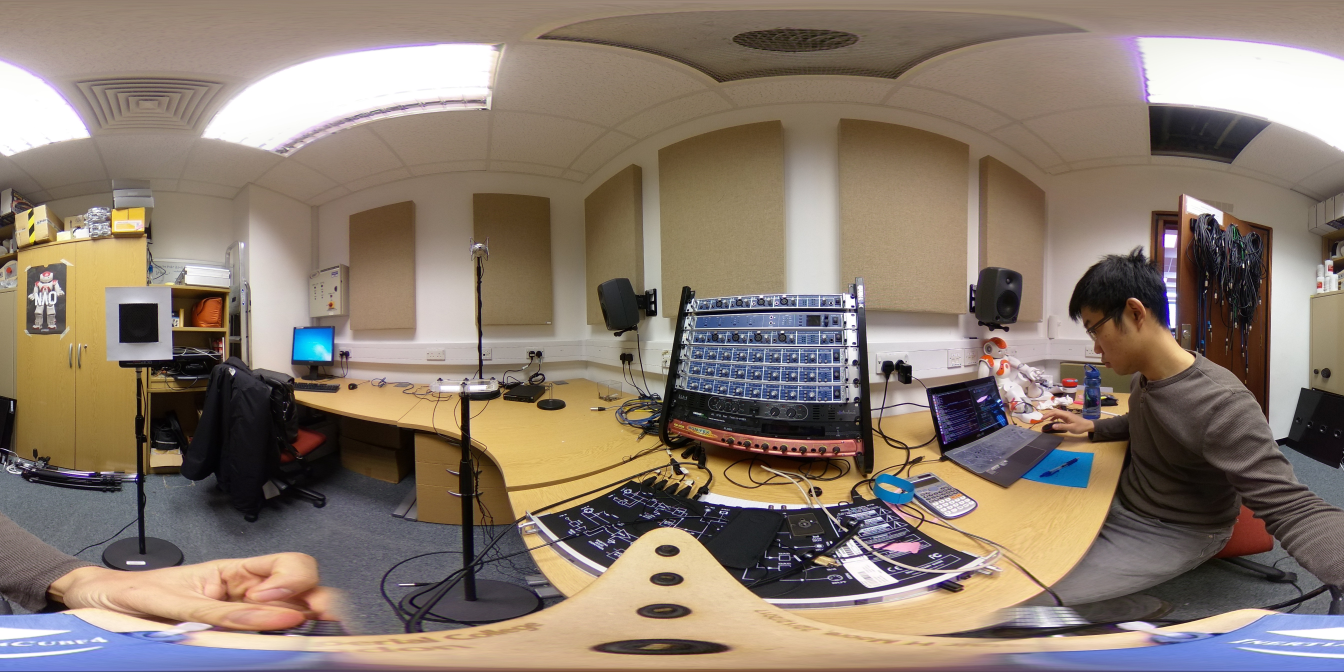
#> input picture src/images/raw_image.jpg, 5376 x 2688 px, found by its file name (shown at 1/4 size)
$ python main_cube_map_copied_sides.py   (older library calls are emulated)
#> lines starting #> are read from the running program, lines starting #| are printed output that depends on the picture
#> further down, equirectangular_img is the input picture: shape (2688, 5376, 3); mean B, G, R 110.8, 123.5, 137.9
### src/toolbox.py
######################################### Toolbox ########################################
import numpy as np
import cv2

# For remap function
from numpy import pi
from PIL import Image
import sys

# For perspective shift function:
import os

################ Global Variables ################
font = cv2.FONT_HERSHEY_SIMPLEX

################ Functions ################

######## Horizontal Plane Speaker Detection ########
# [374 lines left out: functions setEdgeParameters, getPosition, displayText, getTrueAzimuth, getTrueElevation, extendImage and 6 more, not called in this run]

######## Image Warping (For 360 Detection) ########

### For Perspective Shifts:
# https://github.com/fuenwang/Equirec2Perspec
# http://paulbourke.net/miscellaneous/sphere2persp/

class Equirectangular:
    def __init__(self, img_name):
        self._img = cv2.imread(img_name, cv2.IMREAD_COLOR)
        [self._height, self._width, _] = self._img.shape
        #cp = self._img.copy()
        #w = self._width
        #self._img[:, :w/8, :] = cp[:, 7*w/8:, :]
        #self._img[:, w/8:, :] = cp[:, :7*w/8, :]


    # [124 lines left out: functions GetPerspective, scanPerspectives, not called in this run]


### For Cube Map:
def genMapData(image_width):
	# Description: Generates the coordinates to remap equirectangular image into a cube map (Feeder for remapImage function)
	# Input: Image width
	# Output: Cube map coordinates

	in_size = [image_width, image_width * 3 / 4]
	edge = in_size[0]/4 # The length of each edge in pixels

	# Create our np arrays
	out_pix = np.zeros((in_size[1], in_size[0], 2), dtype="f4")
	xyz = np.zeros((in_size[1] * in_size[0] / 2, 3), dtype="f4")
	vals = np.zeros((in_size[1] * in_size[0] / 2, 3), dtype="i4")

	# Much faster to use an arange when we assign to to vals
	start, end = 0, 0
	rng_1 = np.arange(0, edge * 3)
	rng_2 = np.arange(edge, edge * 2)

	for i in xrange(in_size[0]):
		# 0: back
		# 1: left
		# 2: front
		# 3: right
		face = int(i / edge)
		rng = rng_1 if face == 2 else rng_2

		end += len(rng)
		vals[start:end, 0] = rng
		vals[start:end, 1] = i
		vals[start:end, 2] = face
		start = end

	# Top/bottom are special conditions
	j, i, face = vals.T
	face[j < edge] = 4  # top
	face[j >= 2 * edge] = 5  # bottom

	# Convert to image xyz
	a = 2.0 * i / edge
	b = 2.0 * j / edge
	one_arr = np.ones(len(a))
	for k in range(6):
		face_idx = face == k

		# Using the face_idx version of each is 50% quicker
		one_arr_idx = one_arr[face_idx]
		a_idx = a[face_idx]
		b_idx = b[face_idx]

		if k == 0:
			vals_to_use =  [-one_arr_idx, 1.0 - a_idx, 3.0 - b_idx]
		elif k == 1:
			vals_to_use =  [a_idx - 3.0, -one_arr_idx, 3.0 - b_idx]
		elif k == 2:
			vals_to_use =  [one_arr_idx, a_idx - 5.0, 3.0 - b_idx]
		elif k == 3:
			vals_to_use =  [7.0 - a_idx, one_arr_idx, 3.0 - b_idx]
		elif k == 4:
			vals_to_use =  [b_idx - 1.0, a_idx - 5.0, one_arr_idx]
		elif k == 5:
			vals_to_use =  [5.0 - b_idx, a_idx - 5.0, -one_arr_idx]

		xyz[face_idx] = np.array(vals_to_use).T

	# Convert to theta and pi
	x, y, z = xyz.T
	theta = np.arctan2(y, x)
	r = np.sqrt(x**2 + y**2)
	phi = np.arctan2(z, r)

	# Source img coords
	uf = (2.0 * edge * (theta + pi) / pi) % in_size[0]
	uf[uf==in_size[0]] = 0.0 # Wrap to pixel 0 (much faster than modulus)
	vf = (2.0 * edge * (pi / 2 - phi) / pi)

	# Mapping matrix
	out_pix[j, i, 0] = vf
	out_pix[j, i, 1] = uf

	map_x_32 = out_pix[:, :, 1]
	map_y_32 = out_pix[:, :, 0]
	return map_x_32, map_y_32

def remapImage(img):
	# Generates a cube map image from an equirectangular image
	# Input: Image
	# Output: Cubemap Image.jpg

#> called with img = 'images/raw_image.jpg'
	imgIn = Image.open(img)
	inSize = imgIn.size
#> inSize = (5376, 2688)

	map_x_32, map_y_32 = genMapData(inSize[0])
	cubemap = cv2.remap(np.array(imgIn), map_x_32, map_y_32, cv2.INTER_LINEAR)
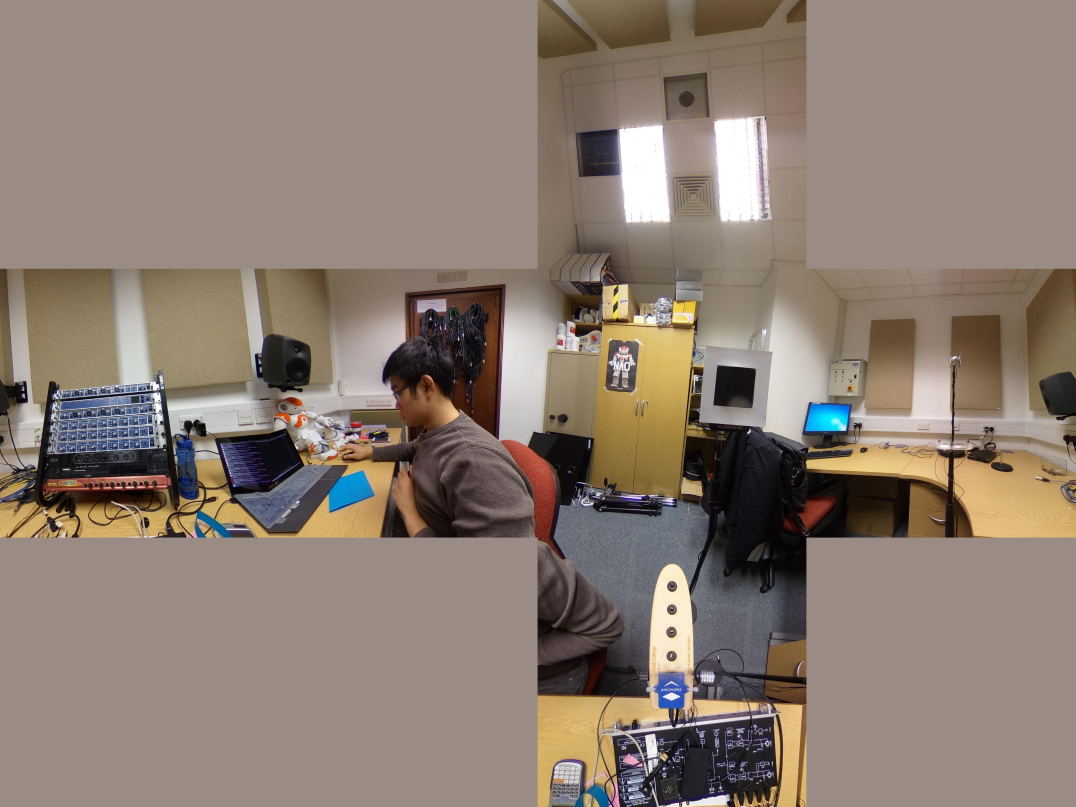
#> input picture src/images/cube_map.jpg, 5376 x 4032 px, found by its file name (shown at 1/5 size)
#> further down, cube_map is the input picture: shape (4032, 5376, 3); mean B, G, R 114.7, 125.3, 139.7

	imgOut = Image.fromarray(cubemap)
	imgOut.save("images/process/cube_map.jpg")

	# References:
	# https://pastebin.com/Eeki92Zv (key source)
	# https://stackoverflow.com/questions/29678510/convert-21-equirectangular-panorama-to-cube-map (explanation)
	# https://github.com/bingsyslab/360projection


# Unwarping:
# https://hackaday.io/project/12384-autofan-automated-control-of-air-flow/log/41862-correcting-for-lens-distortions
# https://www.pyimagesearch.com/2014/08/25/4-point-opencv-getperspective-transform-example/

### deprecated/caa140518/main_cube_map_copied_sides.py
import toolbox as tb
import numpy as np
import cv2

def extendCubeImage(img_input):
	rotation270 = 270
	rotation90 = 90

	# Top Shifts
	upper_extension = img_input[0:1343, 2688:4031]
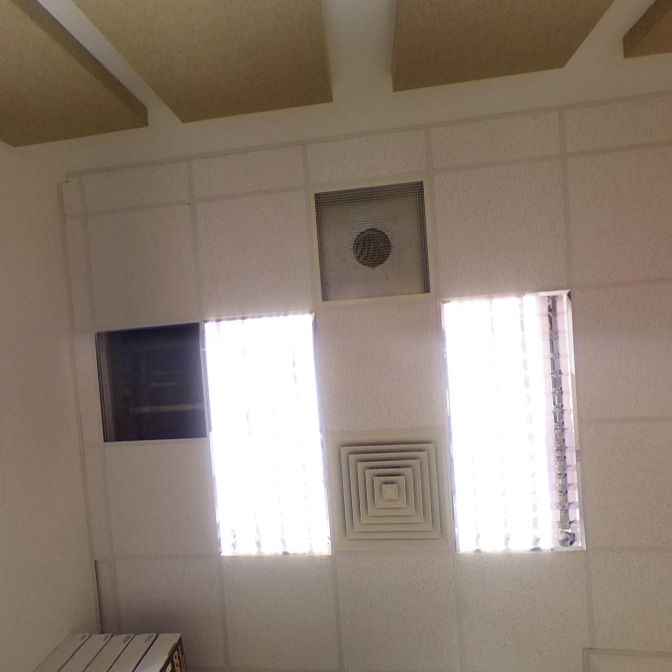
#> upper_extension: shape (1343, 1343, 3) (shown at 1/2 size); mean B, G, R 116.5, 128.7, 142.9
	(hu,wu) = upper_extension.shape[:2]
#> hu = 1343; wu = 1343
	center_u = (wu/2, hu/2)
#> center_u = (671.5, 671.5)

	# https://www.tutorialkart.com/opencv/python/opencv-python-rotate-image/

	M_R = cv2.getRotationMatrix2D(center_u, rotation270, 1)
	UR = cv2.warpAffine(upper_extension, M_R, (hu,wu))
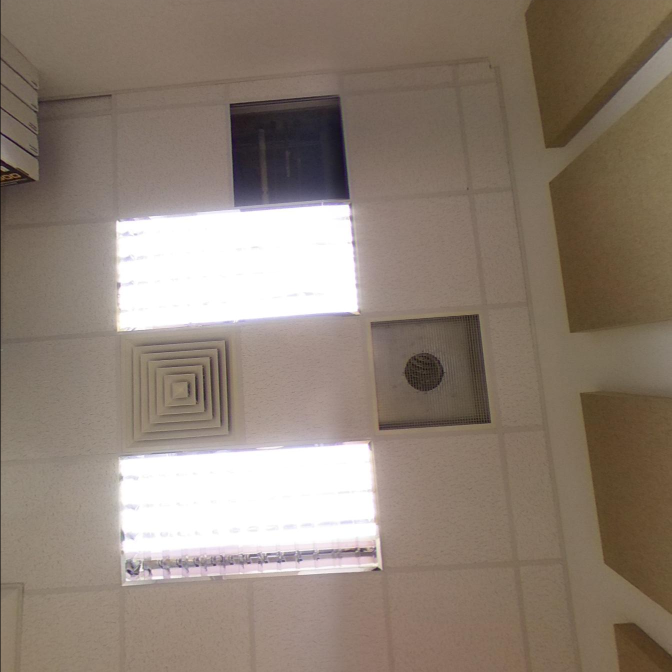
#> UR: shape (1343, 1343, 3) (shown at 1/2 size); mean B, G, R 116.4, 128.7, 142.8

	M_L = cv2.getRotationMatrix2D(center_u, rotation90, 1)
	UL = cv2.warpAffine(upper_extension, M_L, (hu,wu))
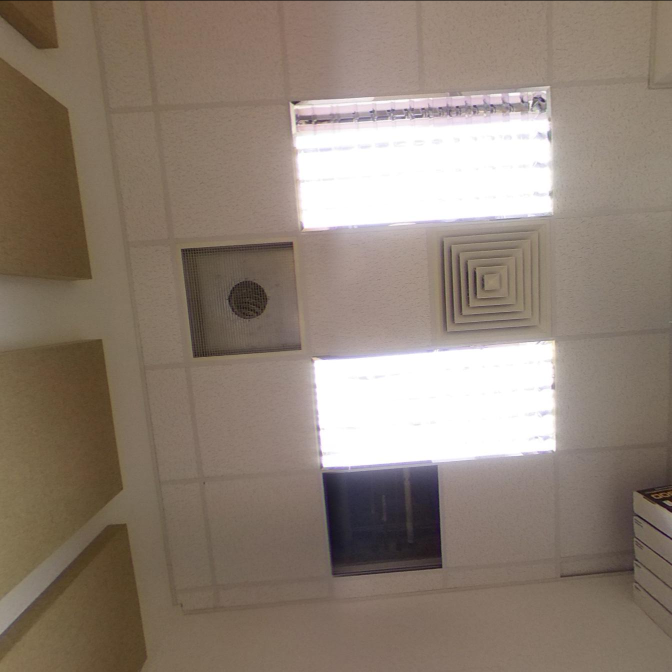
#> UL: shape (1343, 1343, 3) (shown at 1/2 size); mean B, G, R 116.4, 128.7, 142.8

	# Bottom Shifts
	bottom_extension = img_input[2687:4031, 2688:4031]
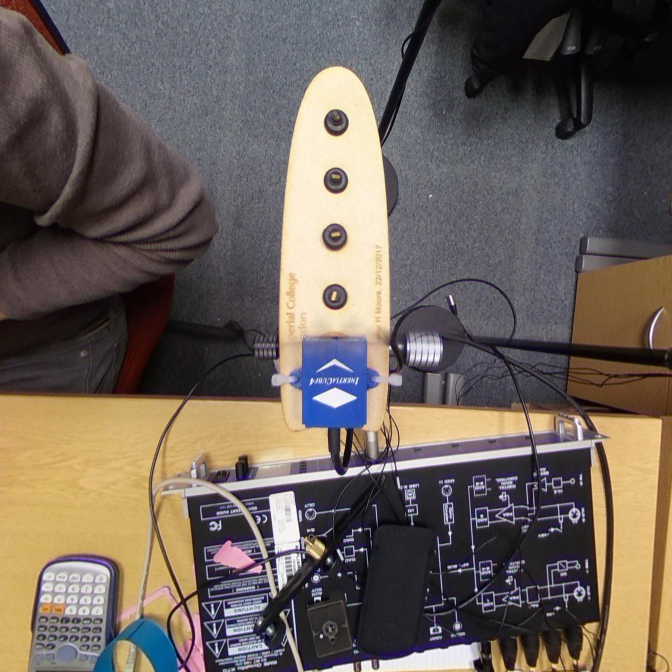
#> bottom_extension: shape (1344, 1343, 3) (shown at 1/2 size); mean B, G, R 90.9, 97.9, 108.5
	(hb, wb) = bottom_extension.shape[:2]
#> hb = 1344; wb = 1343
	center_b = (wb/2, hb/2)
#> center_b = (671.5, 672)

	M_BL = cv2.getRotationMatrix2D(center_b, rotation270, 1)
	UBL = cv2.warpAffine(bottom_extension, M_BL, (hb,wb))
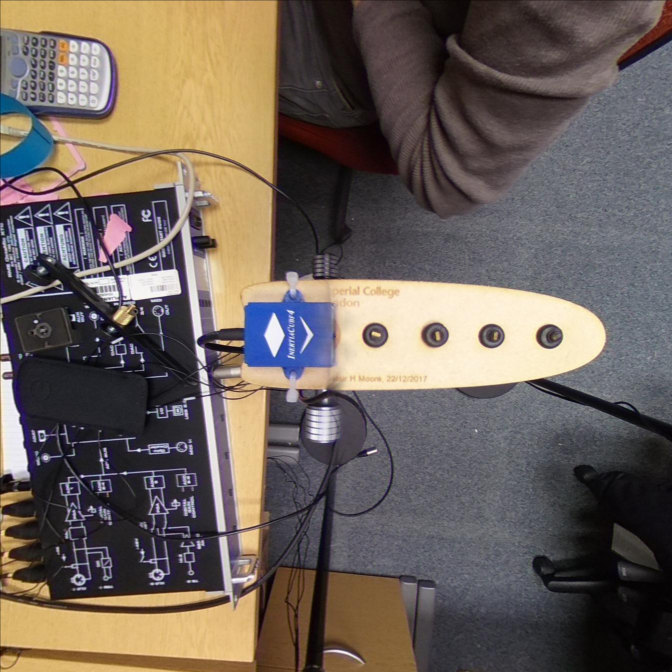
#> UBL: shape (1343, 1344, 3) (shown at 1/2 size); mean B, G, R 91, 98, 108.6


	img_input[1:1344, 4033:5376] = UR
	img_input[1:1344, 1345:2688] = UL

	img_input[2688:4031, 1344:2688] = UBL
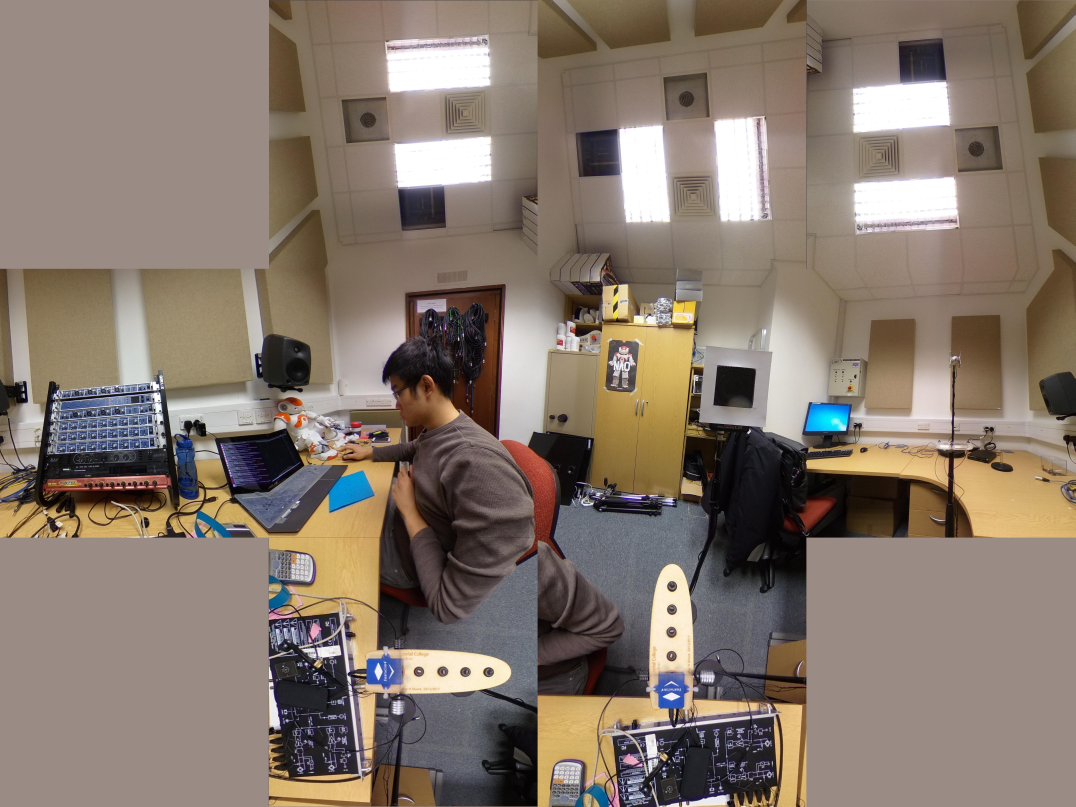
#> img_input: shape (4032, 5376, 3) (shown at 1/5 size); mean B, G, R 108.7, 120.1, 134
	#https://docs.opencv.org/3.0-beta/doc/py_tutorials/py_core/py_basic_ops/py_basic_ops.html


	# cv2.namedWindow('extension', cv2.WINDOW_NORMAL)
	# cv2.resizeWindow('extension', 1000, 800)
	# cv2.imshow('extension', upper_extension)

	cv2.namedWindow('rotated_extension', cv2.WINDOW_NORMAL)
	cv2.resizeWindow('rotated_extension', 1000, 800)
	cv2.imshow('rotated_extension', img_input)

# Cube Mapping:
equirectangular_img = cv2.imread('images/raw_image.jpg')
img = tb.remapImage('images/raw_image.jpg')

# cv2.namedWindow('equirectangular_img', cv2.WINDOW_NORMAL)
# cv2.resizeWindow('equirectangular_img', 1000, 800)
# cv2.imshow('equirectangular_img', equirectangular_img)

cube_map = cv2.imread('images/cube_map.jpg')

extendCubeImage(cube_map)

cv2.namedWindow('cube_map', cv2.WINDOW_NORMAL)
cv2.resizeWindow('cube_map', 1000, 800)
cv2.imshow('cube_map', cube_map)

if cv2.waitKey(0) & 0xFF == ord('q'):
#> (key q is pressed here)
	cv2.destroyAllWindows()
